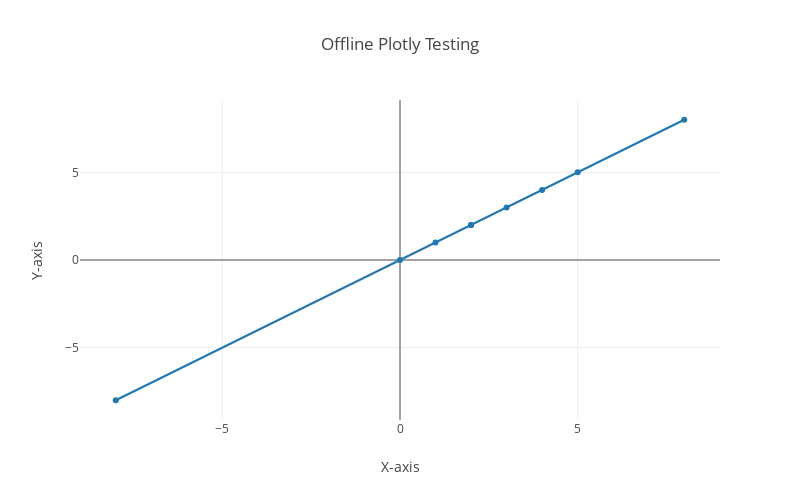

Source (notebook cell):
### Code cell
import numpy as np
from plotly import __version__
from plotly.offline import download_plotlyjs, init_notebook_mode, plot,iplot
print (__version__) # requires version >= 1.9.0

#Always run this the command before at the start of notebook
init_notebook_mode(connected=True)
import plotly.graph_objs as go

x=np.array([2,5,8,0,2,-8,4,3,1])
y=np.array([2,5,8,0,2,-8,4,3,1])


data = [go.Scatter(x=x,y=y)]
fig = go.Figure(data = data,layout = go.Layout(title='Offline Plotly Testing',width = 800,height = 500,
                                           xaxis = dict(title = 'X-axis'), yaxis = dict(title = 'Y-axis')))


iplot(fig,show_link = False)

### Figure 1 — Plotly figure (JSON) as saved in the notebook; plotly's stock layout.template omitted (floating-point values rounded to 4 significant figures)
{"data": [{"type": "scatter", "x": [2, 5, 8, 0, 2, -8, 4, 3, 1], "y": [2, 5, 8, 0, 2, -8, 4, 3, 1]}], "layout": {"height": 500, "title": "Offline Plotly Testing", "width": 800, "xaxis": {"title": "X-axis"}, "yaxis": {"title": "Y-axis"}}}
